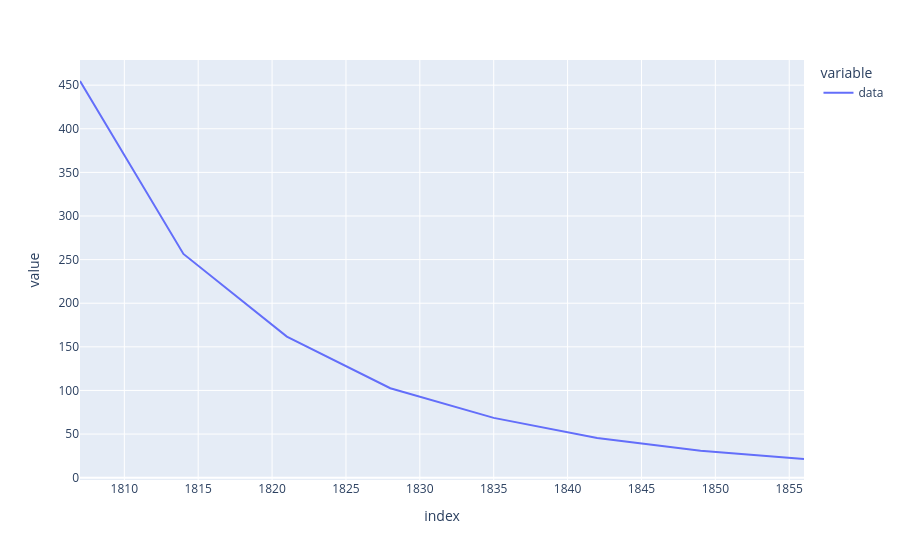

The notebook cell saved with this chart:
### Code cell
inf_target = (
    results["flows"]["infection"]
    .sum(to_dims="time")
    .to_pandas_df()
    .rolling(7)
    .sum()[7:60:7]
)["data"]
inf_target_fuzzy = inf_target * np.exp(
    np.random.normal(scale=0.01, size=len(inf_target))
)
inf_target_fuzzy.plot()

### Figure 1 — Plotly figure (JSON) as saved in the notebook; plotly's stock layout.template omitted (floating-point values rounded to 4 significant figures)
{"data": [{"hovertemplate": "variable=data<br>index=%{x}<br>value=%{y}<extra></extra>", "legendgroup": "data", "line": {"color": "#636efa", "dash": "solid"}, "marker": {"symbol": "circle"}, "mode": "lines", "name": "data", "orientation": "v", "showlegend": true, "type": "scatter", "x": [1807.0, 1814.0, 1821.0, 1828.0, 1835.0, 1842.0, 1849.0, 1856.0], "xaxis": "x", "y": [454.8, 256.5, 161.7, 102.5, 68.52, 45.58, 30.76, 21.39], "yaxis": "y"}], "layout": {"legend": {"title": {"text": "variable"}, "tracegroupgap": 0}, "margin": {"t": 60}, "xaxis": {"anchor": "y", "domain": [0, 1], "title": {"text": "index"}}, "yaxis": {"anchor": "x", "domain": [0, 1], "title": {"text": "value"}}}}
